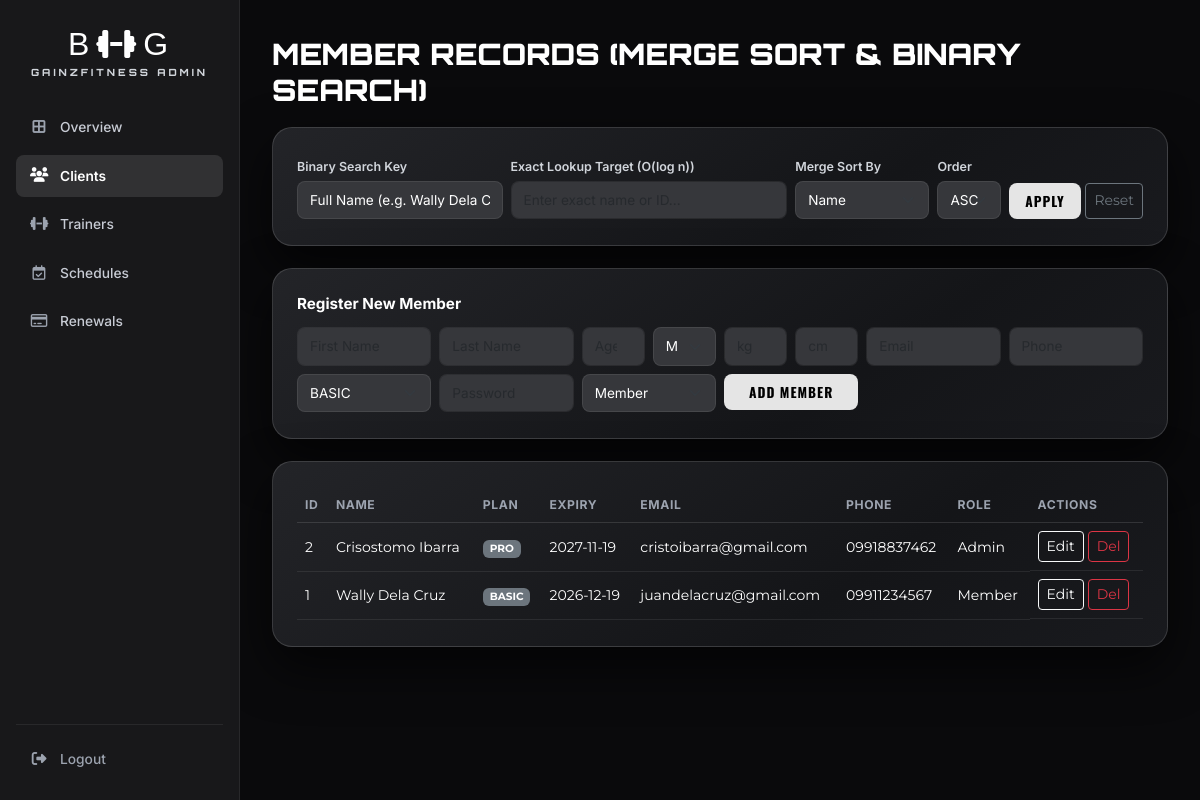
The page /admin_portal/admin_clients.php (signed in) on the database its author committed.
### tables this page shows
CREATE TABLE IF NOT EXISTS user (
  UserID int(11) NOT NULL AUTO_INCREMENT,
  LastName varchar(50) NOT NULL,
  FirstName varchar(50) NOT NULL,
  UserAge int(11) NOT NULL,
  UserGender varchar(1) NOT NULL,
  UserWeight decimal(10,2) NOT NULL,
  UserHeight decimal(10,2) NOT NULL,
  MembershipType varchar(50) NOT NULL DEFAULT 'BASIC',
  UserEmail varchar(100) NOT NULL,
  UserPassword_hash varchar(255) NOT NULL,
  UserPhoneNo varchar(50) NOT NULL,
  RegistrationDate timestamp NOT NULL DEFAULT current_timestamp(),
  MembershipExpiry date DEFAULT NULL,
  isAdmin tinyint(1) NOT NULL DEFAULT 0,
  PRIMARY KEY (UserID),
  UNIQUE KEY UserEmail (UserEmail),
  UNIQUE KEY UserPhoneNo (UserPhoneNo),
  KEY fk_membershiptype (MembershipType),
  CONSTRAINT fk_membershiptype FOREIGN KEY (MembershipType) REFERENCES membership (MembershipType) ON DELETE CASCADE ON UPDATE CASCADE
);

### app/Database.php (called while the page is built, shortened)
<?php
class Database
{
    private string $host;
    private string $dbName;
    private string $username;
    private string $password;
    public function __construct(
        string $host = '127.0.0.1',
        string $dbName = 'gym_database',
        string $username = 'root',
        string $password = ''
    ) {
        $this->host = getenv('DB_HOST') ?: $host;
        $this->dbName = getenv('DB_NAME') ?: $dbName;
        $this->username = getenv('DB_USER') ?: $username;
        $this->password = getenv('DB_PASS') !== false ? (string)getenv('DB_PASS') : $password;
    }
    public function connect(): PDO
    {
        $dsn = "mysql:host={$this->host};port=3307;dbname={$this->dbName};charset=utf8mb4";
        $options = [
            PDO::ATTR_ERRMODE => PDO::ERRMODE_EXCEPTION,
            PDO::ATTR_DEFAULT_FETCH_MODE => PDO::FETCH_ASSOC,
            PDO::ATTR_EMULATE_PREPARES => false,
        ];
        try {
            $this->connection = new PDO($dsn, $this->username, $this->password, $options);
            return $this->connection;
        } catch (PDOException $e) {
            throw new PDOException("Database connection failed: " . $e->getMessage(), (int)$e->getCode());
        }
    }
}

### app/Models/Client.php (called while the page is built, shortened)
<?php
class Client
{
    private PDO $db;
    public function __construct(?PDO $db = null)
    {
        $this->db = $db instanceof PDO ? $db : (new Database())->connect();
    }
    public function getAllClients(): array
    {
        $stmt = $this->db->query(
            "SELECT u.*, CONCAT(u.FirstName, ' ', u.LastName) AS FullName, m.MembershipDesc
             FROM `user` u
             LEFT JOIN `membership` m ON u.MembershipType = m.MembershipType
             ORDER BY u.UserID ASC"
        );
        return $stmt->fetchAll();
    }
}

### app/Algorithms/SearchAndSort.php (called while the page is built, shortened)
<?php
class SearchAndSort
{
    public static function mergeSort(array $items, string $key, string $direction = 'asc', string $type = 'string'): array
    {
        $count = count($items);
        if ($count <= 1) {
            return array_values($items);
        }
        $mid = intdiv($count, 2);
        $left = self::mergeSort(array_slice($items, 0, $mid), $key, $direction, $type);
        $right = self::mergeSort(array_slice($items, $mid), $key, $direction, $type);
        return self::merge($left, $right, $key, $direction, $type);
    }
    private static function merge(array $left, array $right, string $key, string $direction, string $type): array
    {
        $result = [];
        $i = 0;
        $j = 0;
        $leftCount = count($left);
        $rightCount = count($right);
        while ($i < $leftCount && $j < $rightCount) {
            $cmp = self::compareValues($left[$i][$key] ?? '', $right[$j][$key] ?? '', $type);
            if ($cmp <= 0) {
                $result[] = $left[$i];
                $i++;
            } else {
                $result[] = $right[$j];
                $j++;
            }
        }
        while ($i < $leftCount) {
            $result[] = $left[$i];
            $i++;
        }
        return $result;
    }
    private static function compareValues(mixed $a, mixed $b, string $type): int
    {
        return match ($type) {
            'number' => ((float)$a <=> (float)$b),
            'date' => ((strtotime((string)$a) ?: 0) <=> (strtotime((string)$b) ?: 0)),
            default => strcasecmp(trim((string)$a), trim((string)$b)),
        };
    }
}

### admin_portal/admin_clients.php (the view, shortened to what this page needs)
<?php
$clientModel = new Client();
$sortKey = $_GET['sort_by'] ?? 'FullName';
$sortDir = strtolower($_GET['dir'] ?? 'asc') === 'desc' ? 'desc' : 'asc';
$sortType = match ($sortKey) {
    'UserID', 'UserAge', 'UserWeight' => 'number',
    'RegistrationDate' => 'date',
    default => 'string',
};
$allClients = $clientModel->getAllClients();
$sortedClients = SearchAndSort::mergeSort($allClients, $sortKey, $sortDir, $sortType);
$searchQuery = trim($_GET['q'] ?? '');
$searchField = ($_GET['search_by'] ?? 'FullName') === 'UserID' ? 'UserID' : 'FullName';
$displayedClients = $sortedClients;
?>
<!DOCTYPE html>
<html lang="en">
<head>
  <link href="https://cdn.jsdelivr.net/npm/bootstrap@5.3.0/dist/css/bootstrap.min.css" rel="stylesheet">
  <link rel="stylesheet" href="https://cdnjs.cloudflare.com/ajax/libs/font-awesome/6.4.0/css/all.min.css">
</head>
<body>
  <div class="portal-shell">
    <aside class="portal-sidebar" id="portalSidebar">
      <div>
        <a href="admin_dashboard.php" class="sidebar-brand-box">
          <span class="sidebar-brand-mark">B<i class="fa-solid fa-dumbbell"></i>G</span>
          <span class="sidebar-brand-sub">GAINZFITNESS ADMIN</span>
        </a>
        <ul class="sidebar-nav-list">
          <li><a href="admin_dashboard.php" class="sidebar-nav-link"><i class="fa-solid fa-border-all"></i><span>Overview</span></a></li>
          <li><a href="admin_clients.php" class="sidebar-nav-link active"><i class="fa-solid fa-users"></i><span>Clients</span></a></li>
          <li><a href="admin_trainers.php" class="sidebar-nav-link"><i class="fa-solid fa-dumbbell"></i><span>Trainers</span></a></li>
          <li><a href="admin_schedules.php" class="sidebar-nav-link"><i class="fa-regular fa-calendar-check"></i><span>Schedules</span></a></li>
          <li><a href="admin_payments.php" class="sidebar-nav-link"><i class="fa-regular fa-credit-card"></i><span>Renewals</span></a></li>
        </ul>
      </div>
      <div class="sidebar-bottom">
        <a href="../logout.php" class="sidebar-logout-link"><i class="fa-solid fa-right-from-bracket"></i><span>Logout</span></a>
      </div>
    </aside>
    <main class="portal-content">
      <h1 class="portal-page-title">MEMBER RECORDS (MERGE SORT &amp; BINARY SEARCH)</h1>
      <div class="portal-panel">
        <form method="GET" class="row g-2 align-items-end">
          <div class="col-md-3">
            <label class="form-label">Binary Search Key</label>
            <select name="search_by" class="form-select form-select-sm">
              <option value="FullName" <?= $searchField === 'FullName' ? 'selected' : '' ?>>Full Name (e.g. Wally Dela Cruz)</option>
            </select>
          </div>
          <div class="col-md-4">
            <label class="form-label">Exact Lookup Target (O(log n))</label>
            <input type="text" name="q" value="<?= htmlspecialchars($searchQuery) ?>" class="form-control form-control-sm" placeholder="Enter exact name or ID...">
          </div>
          <div class="col-md-2">
            <label class="form-label">Merge Sort By</label>
            <select name="sort_by" class="form-select form-select-sm">
              <option value="FullName" <?= $sortKey === 'FullName' ? 'selected' : '' ?>>Name</option>
            </select>
          </div>
          <div class="col-md-1">
            <label class="form-label">Order</label>
            <select name="dir" class="form-select form-select-sm">
              <option value="asc" <?= $sortDir === 'asc' ? 'selected' : '' ?>>ASC</option>
            </select>
          </div>
          <div class="col-md-2 d-flex gap-1">
            <button type="submit" class="btn-portal-primary w-100">Apply</button>
            <a href="admin_clients.php" class="btn btn-sm btn-outline-secondary d-flex align-items-center">Reset</a>
          </div>
        </form>
      </div>
      <div class="portal-panel">
        <h2 class="panel-heading">Register New Member</h2>
        <form method="POST" class="row g-2">
          <div class="col-md-2"><input type="text" name="first_name" class="form-control form-control-sm" placeholder="First Name" required></div>
          <div class="col-md-2"><input type="text" name="last_name" class="form-control form-control-sm" placeholder="Last Name" required></div>
          <div class="col-md-1"><input type="number" name="age" class="form-control form-control-sm" placeholder="Age" required></div>
          <div class="col-md-1">
            <select name="gender" class="form-select form-select-sm">
              <option value="M">M</option><option value="F">F</option><option value="O">O</option>
            </select>
          </div>
          <div class="col-md-1"><input type="number" step="0.1" name="weight" class="form-control form-control-sm" placeholder="kg" required></div>
          <div class="col-md-1"><input type="number" step="0.1" name="height" class="form-control form-control-sm" placeholder="cm" required></div>
          <div class="col-md-2"><input type="email" name="email" class="form-control form-control-sm" placeholder="Email" required></div>
          <div class="col-md-2"><input type="text" name="phone" class="form-control form-control-sm" placeholder="Phone" required></div>
          <div class="col-md-2">
            <select name="membership_type" class="form-select form-select-sm">
              <option value="BASIC">BASIC</option><option value="MID">MID</option><option value="PRO">PRO</option>
            </select>
          </div>
          <div class="col-md-2"><input type="password" name="password" class="form-control form-control-sm" placeholder="Password" required></div>
          <div class="col-md-2">
            <select name="is_admin" class="form-select form-select-sm">
              <option value="0">Member</option><option value="1">Admin</option>
            </select>
          </div>
          <div class="col-md-2"><button type="submit" name="add_client" class="btn-portal-primary w-100">Add Member</button></div>
        </form>
      </div>
      <div class="portal-panel">
        <div class="table-responsive">
          <table class="table table-dark table-hover align-middle small mb-0">
            <thead>
              <tr>
                <th>ID</th><th>Name</th><th>Plan</th><th>Expiry</th><th>Email</th><th>Phone</th><th>Role</th><th>Actions</th>
              </tr>
            </thead>
            <tbody>
              <?php foreach ($displayedClients as $c): ?>
                <tr>
                  <td><?= (int)$c['UserID'] ?></td>
                  <td><?= htmlspecialchars($c['FirstName'] . ' ' . $c['LastName']) ?></td>
                  <td><span class="badge bg-secondary"><?= htmlspecialchars($c['MembershipType']) ?></span></td>
                  <td><?= htmlspecialchars($c['MembershipExpiry'] ?? 'N/A') ?></td>
                  <td><?= htmlspecialchars($c['UserEmail']) ?></td>
                  <td><?= htmlspecialchars($c['UserPhoneNo']) ?></td>
                  <td><?= (int)$c['isAdmin'] === 1 ? 'Admin' : 'Member' ?></td>
                  <td class="d-flex gap-1">
                    <button type="button" class="btn btn-sm btn-outline-light edit-trigger"
                      data-id="<?= (int)$c['UserID'] ?>"
                      data-fn="<?= htmlspecialchars($c['FirstName'], ENT_QUOTES) ?>"
                      data-ln="<?= htmlspecialchars($c['LastName'], ENT_QUOTES) ?>"
                      data-age="<?= (int)$c['UserAge'] ?>"
                      data-gender="<?= htmlspecialchars($c['UserGender'], ENT_QUOTES) ?>"
                      data-weight="<?= htmlspecialchars((string)$c['UserWeight'], ENT_QUOTES) ?>"
                      data-height="<?= htmlspecialchars((string)$c['UserHeight'], ENT_QUOTES) ?>"
                      data-plan="<?= htmlspecialchars($c['MembershipType'], ENT_QUOTES) ?>"
                      data-email="<?= htmlspecialchars($c['UserEmail'], ENT_QUOTES) ?>"
                      data-phone="<?= htmlspecialchars($c['UserPhoneNo'], ENT_QUOTES) ?>"
                      data-admin="<?= (int)$c['isAdmin'] ?>">Edit</button>
                    <form method="POST" onsubmit="return confirm('Delete this member?');">
                      <button type="submit" name="delete_client" class="btn btn-sm btn-outline-danger">Del</button>
                    </form>
                  </td>
                </tr>
              <?php endforeach; ?>
            </tbody>
          </table>
        </div>
      </div>
    </main>
  </div>
</body>
</html>

### rows shown on the page
user: UserID "2", FirstName+LastName "Crisostomo Ibarra", MembershipType "PRO", MembershipExpiry "2027-11-19", UserEmail "cristoibarra@gmail.com", UserPhoneNo "09918837462", isAdmin "Admin"
user: UserID "1", FirstName+LastName "Wally Dela Cruz", MembershipType "BASIC", MembershipExpiry "2026-12-19", UserEmail "juandelacruz@gmail.com", UserPhoneNo "09911234567", isAdmin "Member"
